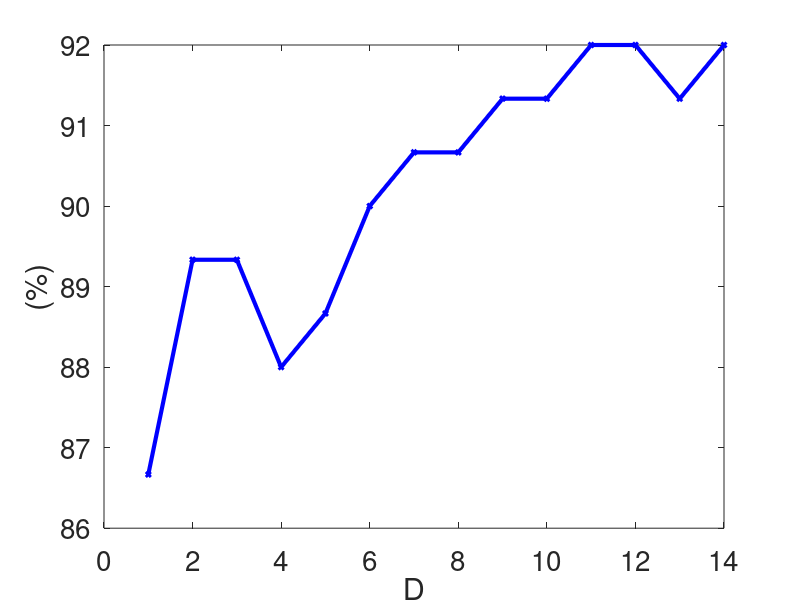
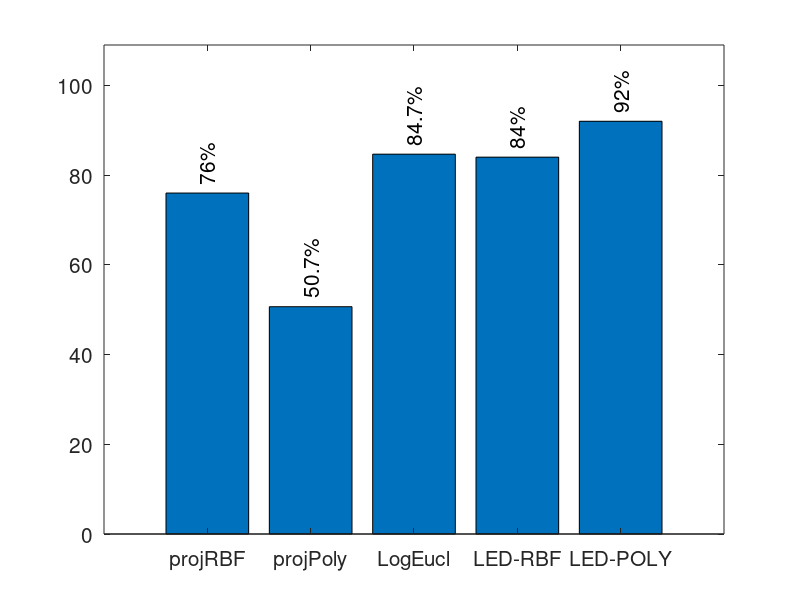
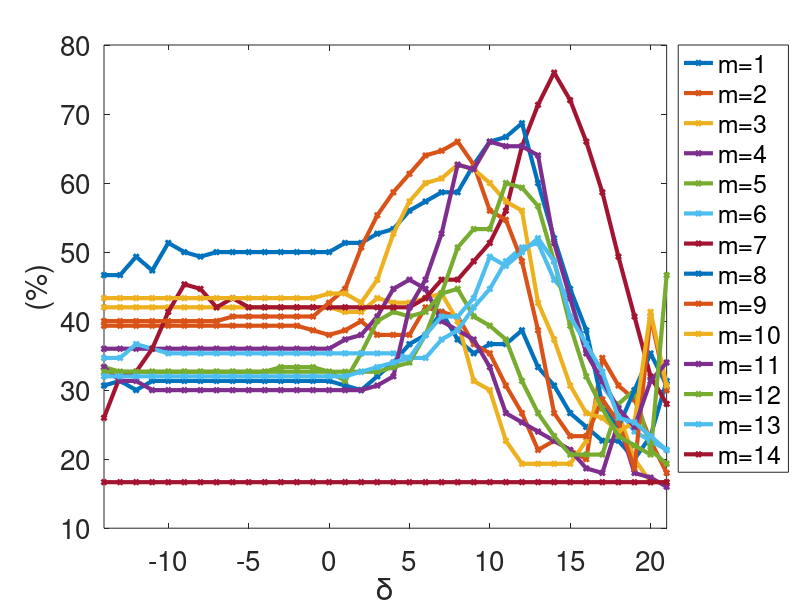
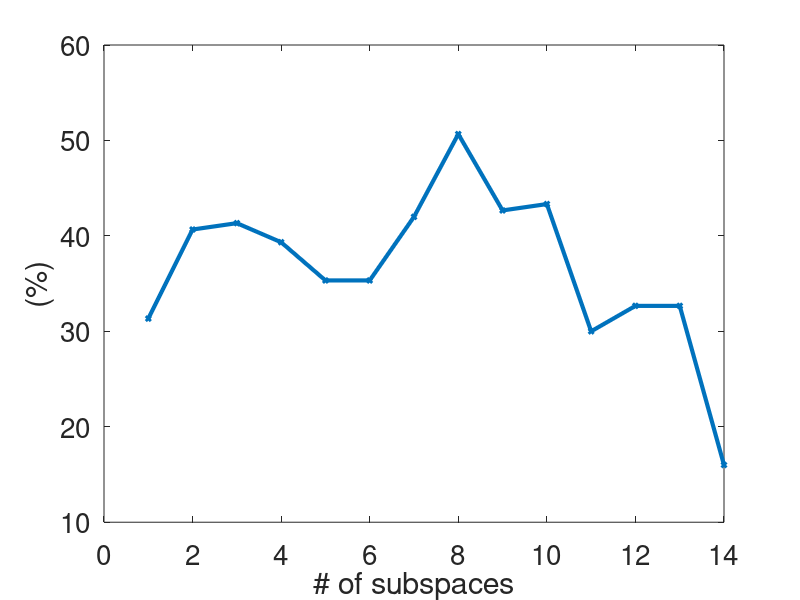

MATLAB code to generate these figures, in order:
clear all
close all
clc



%% ProjRBF Kernel
load('projRBF_all_p_delta_performance.mat');
all_p_mat = zeros(length(delta), length(all_p));

for i=1: length(all_p)
  all_p_mat(:,i) = all_p{i};
end

max_projRBF = max(max(all_p_mat));
plot(delta,all_p_mat, '-d','LineWidth',3,'MarkerSize',3)
%min_max = [min(delta), max(delta)+1];
xlim([min(delta), max(delta)]);
ylabel('(%)','FontSize',20)
xlabel('\delta','FontSize',20)
set(gca,'FontSize',20);
legend('m=1', 'm=2', 'm=3' ,'m=4' ,'m=5', 'm=6', 'm=7', 'm=8', 'm=9', 'm=10', 'm=11' ,'m=12', 'm=13', 'm=14', 'Location','BestOutside'     );

%Home
%print('/media/johanna/HD1T/latex-svn/study-paper-report/v3/images/projRBF_ker_p', '-dpng','-r300');

%% ProjPoly Kernel
figure
load('projPoly_all_p_performance.mat');
max_projPoly = max(test_acc);
plot(p,test_acc, '-d','LineWidth',3,'MarkerSize',3)
ylabel('(%)','FontSize',20)
xlabel('# of subspaces','FontSize',20)
set(gca,'FontSize',20);

%Home
%print('/media/johanna/HD1T/latex-svn/study-paper-report/v3/images/projPoly_ker_p', '-dpng','-r300');

%% LogEuclidean Kernel
figure
load('LogEucl_all_sigma_performance.mat');
max_LogEucl = max(test_acc);
plot(sigma,test_acc, '-gd','LineWidth',3,'MarkerSize',3)
ylabel('(%)','FontSize',20)
xlabel('\sigma','FontSize',20)
set(gca,'FontSize',20);

%Home
%print('/media/johanna/HD1T/latex-svn/study-paper-report/v3/images/LogEucl_ker_sigma', '-dpng','-r300');

%% LED-RBF Kernel
figure
load('LED_RBF_all_delta_performance.mat')
max_ledRBF= max(test_acc);
plot(delta,test_acc, '-md','LineWidth',3,'MarkerSize',3)
ylabel('(%)','FontSize',20)
xlabel('\delta','FontSize',20)
set(gca,'FontSize',20);

%Home
%print('/media/johanna/HD1T/latex-svn/study-paper-report/v3/images/ledRBF_ker_delta', '-dpng','-r300');


%% LED-POLY Kernel
figure
load('LED_POLY_all_n_performance.mat')
max_ledPOLY= max(test_acc);
plot(test_acc, '-bd','LineWidth',3,'MarkerSize',3)
ylabel('(%)','FontSize',20)
xlabel('D','FontSize',20)
set(gca,'FontSize',20);

%Home
%print('/media/johanna/HD1T/latex-svn/study-paper-report/v3/images/ledPoly_ker_delta', '-dpng','-r300');

%Nicta
print('/home/johanna/latex-svn/study-paper-reports/v5/images/ledPoly_ker_delta', '-dpng','-r300');

%% ALL Best Perfomances
close all
all = [max_projRBF max_projPoly max_LogEucl max_ledRBF max_ledPOLY];


Xlabel = {'projRBF';'projPoly'; 'LogEucl'; 'LED-RBF'; 'LED-POLY'};

h =  bar(all);
colormap('summer');
ybuff=2;
for i=1:length(h)
    XDATA=get(get(h(i),'Children'),'XData');
    YDATA=get(get(h(i),'Children'),'YData');
    for j=1:size(XDATA,2)
        x=XDATA(1,j)+(XDATA(3,j)-XDATA(1,j))/2;
        y=YDATA(2,j)+ybuff;
        t=[num2str(YDATA(2,j),3) ,'%'];
        text(x,y,t,'Color','k','HorizontalAlignment','left','Rotation',90,'FontSize',15 )
    end
end

ylim([0 109])
set(gca,'XTickLabel',Xlabel,'FontSize',15);

%Home
%print('/media/johanna/HD1T/latex-svn/study-paper-report/v3/images/summary_ker','-dpng','-r300');

%Nicta
print('/home/johanna/latex-svn/study-paper-reports/v5/images/summary_ker', '-dpng','-r300');


% l{1}='ProjMet'; l{2}='BinCau';
% legend(h,l);